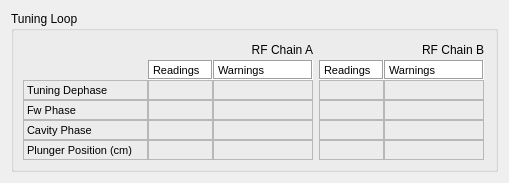
<?xml version="1.0" encoding="UTF-8"?>
<ui version="4.0">
 <class>Form</class>
 <widget class="QWidget" name="Form">
  <property name="geometry">
   <rect>
    <x>0</x>
    <y>0</y>
    <width>509</width>
    <height>176</height>
   </rect>
  </property>
  <property name="windowTitle">
   <string>Form</string>
  </property>
  <layout class="QGridLayout" name="gridLayout_2">
   <item row="0" column="0">
    <widget class="QGroupBox" name="groupBox_6">
     <property name="title">
      <string>Tuning Loop</string>
     </property>
     <property name="flat">
      <bool>true</bool>
     </property>
     <layout class="QGridLayout" name="gridLayout">
      <item row="1" column="0">
       <layout class="QGridLayout" name="_2">
        <property name="spacing">
         <number>0</number>
        </property>
        <item row="1" column="1">
         <widget class="QLabel" name="label_90">
          <property name="enabled">
           <bool>true</bool>
          </property>
          <property name="sizePolicy">
           <sizepolicy hsizetype="Fixed" vsizetype="Fixed">
            <horstretch>0</horstretch>
            <verstretch>0</verstretch>
           </sizepolicy>
          </property>
          <property name="minimumSize">
           <size>
            <width>65</width>
            <height>20</height>
           </size>
          </property>
          <property name="maximumSize">
           <size>
            <width>65</width>
            <height>20</height>
           </size>
          </property>
          <property name="palette">
           <palette>
            <active>
             <colorrole role="Base">
              <brush brushstyle="SolidPattern">
               <color alpha="255">
                <red>255</red>
                <green>255</green>
                <blue>255</blue>
               </color>
              </brush>
             </colorrole>
             <colorrole role="Window">
              <brush brushstyle="SolidPattern">
               <color alpha="255">
                <red>255</red>
                <green>255</green>
                <blue>255</blue>
               </color>
              </brush>
             </colorrole>
            </active>
            <inactive>
             <colorrole role="Base">
              <brush brushstyle="SolidPattern">
               <color alpha="255">
                <red>255</red>
                <green>255</green>
                <blue>255</blue>
               </color>
              </brush>
             </colorrole>
             <colorrole role="Window">
              <brush brushstyle="SolidPattern">
               <color alpha="255">
                <red>255</red>
                <green>255</green>
                <blue>255</blue>
               </color>
              </brush>
             </colorrole>
            </inactive>
            <disabled>
             <colorrole role="Base">
              <brush brushstyle="SolidPattern">
               <color alpha="255">
                <red>255</red>
                <green>255</green>
                <blue>255</blue>
               </color>
              </brush>
             </colorrole>
             <colorrole role="Window">
              <brush brushstyle="SolidPattern">
               <color alpha="255">
                <red>255</red>
                <green>255</green>
                <blue>255</blue>
               </color>
              </brush>
             </colorrole>
            </disabled>
           </palette>
          </property>
          <property name="font">
           <font>
            <pointsize>8</pointsize>
           </font>
          </property>
          <property name="autoFillBackground">
           <bool>true</bool>
          </property>
          <property name="frameShape">
           <enum>QFrame::Box</enum>
          </property>
          <property name="frameShadow">
           <enum>QFrame::Sunken</enum>
          </property>
          <property name="text">
           <string>Readings</string>
          </property>
         </widget>
        </item>
        <item row="1" column="3">
         <widget class="QLabel" name="label_91">
          <property name="enabled">
           <bool>true</bool>
          </property>
          <property name="sizePolicy">
           <sizepolicy hsizetype="Fixed" vsizetype="Fixed">
            <horstretch>0</horstretch>
            <verstretch>0</verstretch>
           </sizepolicy>
          </property>
          <property name="minimumSize">
           <size>
            <width>100</width>
            <height>20</height>
           </size>
          </property>
          <property name="maximumSize">
           <size>
            <width>100</width>
            <height>20</height>
           </size>
          </property>
          <property name="palette">
           <palette>
            <active>
             <colorrole role="Base">
              <brush brushstyle="SolidPattern">
               <color alpha="255">
                <red>255</red>
                <green>255</green>
                <blue>255</blue>
               </color>
              </brush>
             </colorrole>
             <colorrole role="Window">
              <brush brushstyle="SolidPattern">
               <color alpha="255">
                <red>255</red>
                <green>255</green>
                <blue>255</blue>
               </color>
              </brush>
             </colorrole>
            </active>
            <inactive>
             <colorrole role="Base">
              <brush brushstyle="SolidPattern">
               <color alpha="255">
                <red>255</red>
                <green>255</green>
                <blue>255</blue>
               </color>
              </brush>
             </colorrole>
             <colorrole role="Window">
              <brush brushstyle="SolidPattern">
               <color alpha="255">
                <red>255</red>
                <green>255</green>
                <blue>255</blue>
               </color>
              </brush>
             </colorrole>
            </inactive>
            <disabled>
             <colorrole role="Base">
              <brush brushstyle="SolidPattern">
               <color alpha="255">
                <red>255</red>
                <green>255</green>
                <blue>255</blue>
               </color>
              </brush>
             </colorrole>
             <colorrole role="Window">
              <brush brushstyle="SolidPattern">
               <color alpha="255">
                <red>255</red>
                <green>255</green>
                <blue>255</blue>
               </color>
              </brush>
             </colorrole>
            </disabled>
           </palette>
          </property>
          <property name="font">
           <font>
            <pointsize>8</pointsize>
           </font>
          </property>
          <property name="autoFillBackground">
           <bool>true</bool>
          </property>
          <property name="frameShape">
           <enum>QFrame::Box</enum>
          </property>
          <property name="frameShadow">
           <enum>QFrame::Sunken</enum>
          </property>
          <property name="text">
           <string>Warnings</string>
          </property>
         </widget>
        </item>
        <item row="2" column="0">
         <widget class="QLabel" name="label_tuningDephase">
          <property name="sizePolicy">
           <sizepolicy hsizetype="Fixed" vsizetype="Fixed">
            <horstretch>0</horstretch>
            <verstretch>0</verstretch>
           </sizepolicy>
          </property>
          <property name="minimumSize">
           <size>
            <width>125</width>
            <height>20</height>
           </size>
          </property>
          <property name="maximumSize">
           <size>
            <width>125</width>
            <height>20</height>
           </size>
          </property>
          <property name="font">
           <font>
            <pointsize>8</pointsize>
           </font>
          </property>
          <property name="frameShape">
           <enum>QFrame::StyledPanel</enum>
          </property>
          <property name="text">
           <string>Tuning Dephase</string>
          </property>
         </widget>
        </item>
        <item row="3" column="0">
         <widget class="QLabel" name="label_83">
          <property name="sizePolicy">
           <sizepolicy hsizetype="Fixed" vsizetype="Fixed">
            <horstretch>0</horstretch>
            <verstretch>0</verstretch>
           </sizepolicy>
          </property>
          <property name="minimumSize">
           <size>
            <width>125</width>
            <height>20</height>
           </size>
          </property>
          <property name="maximumSize">
           <size>
            <width>125</width>
            <height>20</height>
           </size>
          </property>
          <property name="font">
           <font>
            <pointsize>8</pointsize>
           </font>
          </property>
          <property name="frameShape">
           <enum>QFrame::StyledPanel</enum>
          </property>
          <property name="text">
           <string>Fw Phase</string>
          </property>
         </widget>
        </item>
        <item row="4" column="0">
         <widget class="QLabel" name="label_84">
          <property name="sizePolicy">
           <sizepolicy hsizetype="Fixed" vsizetype="Fixed">
            <horstretch>0</horstretch>
            <verstretch>0</verstretch>
           </sizepolicy>
          </property>
          <property name="minimumSize">
           <size>
            <width>125</width>
            <height>20</height>
           </size>
          </property>
          <property name="maximumSize">
           <size>
            <width>125</width>
            <height>20</height>
           </size>
          </property>
          <property name="font">
           <font>
            <pointsize>8</pointsize>
           </font>
          </property>
          <property name="frameShape">
           <enum>QFrame::StyledPanel</enum>
          </property>
          <property name="text">
           <string>Cavity Phase</string>
          </property>
         </widget>
        </item>
        <item row="2" column="1">
         <widget class="TaurusLabel" name="tauValueLabel_rTuningD">
          <property name="sizePolicy">
           <sizepolicy hsizetype="Fixed" vsizetype="Fixed">
            <horstretch>0</horstretch>
            <verstretch>0</verstretch>
           </sizepolicy>
          </property>
          <property name="minimumSize">
           <size>
            <width>65</width>
            <height>20</height>
           </size>
          </property>
          <property name="maximumSize">
           <size>
            <width>65</width>
            <height>20</height>
           </size>
          </property>
          <property name="font">
           <font>
            <pointsize>7</pointsize>
           </font>
          </property>
          <property name="frameShape">
           <enum>QFrame::StyledPanel</enum>
          </property>
         </widget>
        </item>
        <item row="3" column="1">
         <widget class="TaurusLabel" name="tauValueLabel_rFwAmp">
          <property name="sizePolicy">
           <sizepolicy hsizetype="Fixed" vsizetype="Fixed">
            <horstretch>0</horstretch>
            <verstretch>0</verstretch>
           </sizepolicy>
          </property>
          <property name="minimumSize">
           <size>
            <width>65</width>
            <height>20</height>
           </size>
          </property>
          <property name="maximumSize">
           <size>
            <width>65</width>
            <height>20</height>
           </size>
          </property>
          <property name="font">
           <font>
            <pointsize>7</pointsize>
           </font>
          </property>
          <property name="frameShape">
           <enum>QFrame::StyledPanel</enum>
          </property>
         </widget>
        </item>
        <item row="4" column="1">
         <widget class="TaurusLabel" name="tauValueLabel_rCavVolt">
          <property name="sizePolicy">
           <sizepolicy hsizetype="Fixed" vsizetype="Fixed">
            <horstretch>0</horstretch>
            <verstretch>0</verstretch>
           </sizepolicy>
          </property>
          <property name="minimumSize">
           <size>
            <width>65</width>
            <height>20</height>
           </size>
          </property>
          <property name="maximumSize">
           <size>
            <width>65</width>
            <height>20</height>
           </size>
          </property>
          <property name="font">
           <font>
            <pointsize>7</pointsize>
           </font>
          </property>
          <property name="frameShape">
           <enum>QFrame::StyledPanel</enum>
          </property>
         </widget>
        </item>
        <item row="2" column="3">
         <widget class="TaurusLabel" name="tauValueLabel_wTuningD">
          <property name="sizePolicy">
           <sizepolicy hsizetype="Fixed" vsizetype="Fixed">
            <horstretch>0</horstretch>
            <verstretch>0</verstretch>
           </sizepolicy>
          </property>
          <property name="minimumSize">
           <size>
            <width>100</width>
            <height>20</height>
           </size>
          </property>
          <property name="maximumSize">
           <size>
            <width>100</width>
            <height>20</height>
           </size>
          </property>
          <property name="font">
           <font>
            <pointsize>7</pointsize>
           </font>
          </property>
          <property name="frameShape">
           <enum>QFrame::StyledPanel</enum>
          </property>
         </widget>
        </item>
        <item row="3" column="3">
         <widget class="TaurusLabel" name="tauValueLabel_wRFwAmp">
          <property name="sizePolicy">
           <sizepolicy hsizetype="Fixed" vsizetype="Fixed">
            <horstretch>0</horstretch>
            <verstretch>0</verstretch>
           </sizepolicy>
          </property>
          <property name="minimumSize">
           <size>
            <width>100</width>
            <height>20</height>
           </size>
          </property>
          <property name="maximumSize">
           <size>
            <width>100</width>
            <height>20</height>
           </size>
          </property>
          <property name="font">
           <font>
            <pointsize>7</pointsize>
           </font>
          </property>
          <property name="frameShape">
           <enum>QFrame::StyledPanel</enum>
          </property>
         </widget>
        </item>
        <item row="4" column="3">
         <widget class="TaurusLabel" name="tauValueLabel_wCavVolt">
          <property name="sizePolicy">
           <sizepolicy hsizetype="Fixed" vsizetype="Fixed">
            <horstretch>0</horstretch>
            <verstretch>0</verstretch>
           </sizepolicy>
          </property>
          <property name="minimumSize">
           <size>
            <width>100</width>
            <height>20</height>
           </size>
          </property>
          <property name="maximumSize">
           <size>
            <width>100</width>
            <height>20</height>
           </size>
          </property>
          <property name="font">
           <font>
            <pointsize>7</pointsize>
           </font>
          </property>
          <property name="frameShape">
           <enum>QFrame::StyledPanel</enum>
          </property>
         </widget>
        </item>
        <item row="5" column="0">
         <widget class="QLabel" name="label_85">
          <property name="sizePolicy">
           <sizepolicy hsizetype="Fixed" vsizetype="Fixed">
            <horstretch>0</horstretch>
            <verstretch>0</verstretch>
           </sizepolicy>
          </property>
          <property name="minimumSize">
           <size>
            <width>125</width>
            <height>20</height>
           </size>
          </property>
          <property name="maximumSize">
           <size>
            <width>125</width>
            <height>20</height>
           </size>
          </property>
          <property name="font">
           <font>
            <pointsize>8</pointsize>
           </font>
          </property>
          <property name="frameShape">
           <enum>QFrame::StyledPanel</enum>
          </property>
          <property name="text">
           <string>Plunger Position (cm)</string>
          </property>
         </widget>
        </item>
        <item row="5" column="1">
         <widget class="TaurusLabel" name="tauValueLabel_rPlung1Pos">
          <property name="sizePolicy">
           <sizepolicy hsizetype="Fixed" vsizetype="Fixed">
            <horstretch>0</horstretch>
            <verstretch>0</verstretch>
           </sizepolicy>
          </property>
          <property name="minimumSize">
           <size>
            <width>65</width>
            <height>20</height>
           </size>
          </property>
          <property name="maximumSize">
           <size>
            <width>65</width>
            <height>20</height>
           </size>
          </property>
          <property name="font">
           <font>
            <pointsize>7</pointsize>
           </font>
          </property>
          <property name="frameShape">
           <enum>QFrame::StyledPanel</enum>
          </property>
         </widget>
        </item>
        <item row="5" column="3">
         <widget class="TaurusLabel" name="tauValueLabel_wPlung1Pos">
          <property name="sizePolicy">
           <sizepolicy hsizetype="Fixed" vsizetype="Fixed">
            <horstretch>0</horstretch>
            <verstretch>0</verstretch>
           </sizepolicy>
          </property>
          <property name="minimumSize">
           <size>
            <width>100</width>
            <height>20</height>
           </size>
          </property>
          <property name="maximumSize">
           <size>
            <width>100</width>
            <height>20</height>
           </size>
          </property>
          <property name="font">
           <font>
            <pointsize>7</pointsize>
           </font>
          </property>
          <property name="frameShape">
           <enum>QFrame::StyledPanel</enum>
          </property>
         </widget>
        </item>
        <item row="0" column="3">
         <widget class="QLabel" name="label_67">
          <property name="minimumSize">
           <size>
            <width>0</width>
            <height>20</height>
           </size>
          </property>
          <property name="maximumSize">
           <size>
            <width>16777215</width>
            <height>20</height>
           </size>
          </property>
          <property name="text">
           <string>RF Chain A</string>
          </property>
          <property name="alignment">
           <set>Qt::AlignRight|Qt::AlignTrailing|Qt::AlignVCenter</set>
          </property>
         </widget>
        </item>
       </layout>
      </item>
      <item row="1" column="1">
       <layout class="QGridLayout" name="_3">
        <property name="spacing">
         <number>0</number>
        </property>
        <item row="1" column="0">
         <widget class="QLabel" name="label_92">
          <property name="enabled">
           <bool>true</bool>
          </property>
          <property name="sizePolicy">
           <sizepolicy hsizetype="Fixed" vsizetype="Fixed">
            <horstretch>0</horstretch>
            <verstretch>0</verstretch>
           </sizepolicy>
          </property>
          <property name="minimumSize">
           <size>
            <width>65</width>
            <height>20</height>
           </size>
          </property>
          <property name="maximumSize">
           <size>
            <width>65</width>
            <height>20</height>
           </size>
          </property>
          <property name="palette">
           <palette>
            <active>
             <colorrole role="Base">
              <brush brushstyle="SolidPattern">
               <color alpha="255">
                <red>255</red>
                <green>255</green>
                <blue>255</blue>
               </color>
              </brush>
             </colorrole>
             <colorrole role="Window">
              <brush brushstyle="SolidPattern">
               <color alpha="255">
                <red>255</red>
                <green>255</green>
                <blue>255</blue>
               </color>
              </brush>
             </colorrole>
            </active>
            <inactive>
             <colorrole role="Base">
              <brush brushstyle="SolidPattern">
               <color alpha="255">
                <red>255</red>
                <green>255</green>
                <blue>255</blue>
               </color>
              </brush>
             </colorrole>
             <colorrole role="Window">
              <brush brushstyle="SolidPattern">
               <color alpha="255">
                <red>255</red>
                <green>255</green>
                <blue>255</blue>
               </color>
              </brush>
             </colorrole>
            </inactive>
            <disabled>
             <colorrole role="Base">
              <brush brushstyle="SolidPattern">
               <color alpha="255">
                <red>255</red>
                <green>255</green>
                <blue>255</blue>
               </color>
              </brush>
             </colorrole>
             <colorrole role="Window">
              <brush brushstyle="SolidPattern">
               <color alpha="255">
                <red>255</red>
                <green>255</green>
                <blue>255</blue>
               </color>
              </brush>
             </colorrole>
            </disabled>
           </palette>
          </property>
          <property name="font">
           <font>
            <pointsize>8</pointsize>
           </font>
          </property>
          <property name="autoFillBackground">
           <bool>true</bool>
          </property>
          <property name="frameShape">
           <enum>QFrame::Box</enum>
          </property>
          <property name="frameShadow">
           <enum>QFrame::Sunken</enum>
          </property>
          <property name="text">
           <string>Readings</string>
          </property>
         </widget>
        </item>
        <item row="1" column="2">
         <widget class="QLabel" name="label_93">
          <property name="enabled">
           <bool>true</bool>
          </property>
          <property name="sizePolicy">
           <sizepolicy hsizetype="Fixed" vsizetype="Fixed">
            <horstretch>0</horstretch>
            <verstretch>0</verstretch>
           </sizepolicy>
          </property>
          <property name="minimumSize">
           <size>
            <width>100</width>
            <height>20</height>
           </size>
          </property>
          <property name="maximumSize">
           <size>
            <width>100</width>
            <height>20</height>
           </size>
          </property>
          <property name="palette">
           <palette>
            <active>
             <colorrole role="Base">
              <brush brushstyle="SolidPattern">
               <color alpha="255">
                <red>255</red>
                <green>255</green>
                <blue>255</blue>
               </color>
              </brush>
             </colorrole>
             <colorrole role="Window">
              <brush brushstyle="SolidPattern">
               <color alpha="255">
                <red>255</red>
                <green>255</green>
                <blue>255</blue>
               </color>
              </brush>
             </colorrole>
            </active>
            <inactive>
             <colorrole role="Base">
              <brush brushstyle="SolidPattern">
               <color alpha="255">
                <red>255</red>
                <green>255</green>
                <blue>255</blue>
               </color>
              </brush>
             </colorrole>
             <colorrole role="Window">
              <brush brushstyle="SolidPattern">
               <color alpha="255">
                <red>255</red>
                <green>255</green>
                <blue>255</blue>
               </color>
              </brush>
             </colorrole>
            </inactive>
            <disabled>
             <colorrole role="Base">
              <brush brushstyle="SolidPattern">
               <color alpha="255">
                <red>255</red>
                <green>255</green>
                <blue>255</blue>
               </color>
              </brush>
             </colorrole>
             <colorrole role="Window">
              <brush brushstyle="SolidPattern">
               <color alpha="255">
                <red>255</red>
                <green>255</green>
                <blue>255</blue>
               </color>
              </brush>
             </colorrole>
            </disabled>
           </palette>
          </property>
          <property name="font">
           <font>
            <pointsize>8</pointsize>
           </font>
          </property>
          <property name="autoFillBackground">
           <bool>true</bool>
          </property>
          <property name="frameShape">
           <enum>QFrame::Box</enum>
          </property>
          <property name="frameShadow">
           <enum>QFrame::Sunken</enum>
          </property>
          <property name="text">
           <string>Warnings</string>
          </property>
         </widget>
        </item>
        <item row="2" column="0">
         <widget class="TaurusLabel" name="tauValueLabel_rTuningD_2">
          <property name="sizePolicy">
           <sizepolicy hsizetype="Fixed" vsizetype="Fixed">
            <horstretch>0</horstretch>
            <verstretch>0</verstretch>
           </sizepolicy>
          </property>
          <property name="minimumSize">
           <size>
            <width>65</width>
            <height>20</height>
           </size>
          </property>
          <property name="maximumSize">
           <size>
            <width>65</width>
            <height>20</height>
           </size>
          </property>
          <property name="font">
           <font>
            <pointsize>7</pointsize>
           </font>
          </property>
          <property name="frameShape">
           <enum>QFrame::StyledPanel</enum>
          </property>
         </widget>
        </item>
        <item row="3" column="0">
         <widget class="TaurusLabel" name="tauValueLabel_rFwAmp_2">
          <property name="sizePolicy">
           <sizepolicy hsizetype="Fixed" vsizetype="Fixed">
            <horstretch>0</horstretch>
            <verstretch>0</verstretch>
           </sizepolicy>
          </property>
          <property name="minimumSize">
           <size>
            <width>65</width>
            <height>20</height>
           </size>
          </property>
          <property name="maximumSize">
           <size>
            <width>65</width>
            <height>20</height>
           </size>
          </property>
          <property name="font">
           <font>
            <pointsize>7</pointsize>
           </font>
          </property>
          <property name="frameShape">
           <enum>QFrame::StyledPanel</enum>
          </property>
         </widget>
        </item>
        <item row="4" column="0">
         <widget class="TaurusLabel" name="tauValueLabel_rCavVolt_2">
          <property name="sizePolicy">
           <sizepolicy hsizetype="Fixed" vsizetype="Fixed">
            <horstretch>0</horstretch>
            <verstretch>0</verstretch>
           </sizepolicy>
          </property>
          <property name="minimumSize">
           <size>
            <width>65</width>
            <height>20</height>
           </size>
          </property>
          <property name="maximumSize">
           <size>
            <width>65</width>
            <height>20</height>
           </size>
          </property>
          <property name="font">
           <font>
            <pointsize>7</pointsize>
           </font>
          </property>
          <property name="frameShape">
           <enum>QFrame::StyledPanel</enum>
          </property>
         </widget>
        </item>
        <item row="2" column="2">
         <widget class="TaurusLabel" name="tauValueLabel_wTuningD_2">
          <property name="sizePolicy">
           <sizepolicy hsizetype="Fixed" vsizetype="Fixed">
            <horstretch>0</horstretch>
            <verstretch>0</verstretch>
           </sizepolicy>
          </property>
          <property name="minimumSize">
           <size>
            <width>100</width>
            <height>20</height>
           </size>
          </property>
          <property name="maximumSize">
           <size>
            <width>100</width>
            <height>20</height>
           </size>
          </property>
          <property name="font">
           <font>
            <pointsize>7</pointsize>
           </font>
          </property>
          <property name="frameShape">
           <enum>QFrame::StyledPanel</enum>
          </property>
         </widget>
        </item>
        <item row="3" column="2">
         <widget class="TaurusLabel" name="tauValueLabel_wRFwAmp_2">
          <property name="sizePolicy">
           <sizepolicy hsizetype="Fixed" vsizetype="Fixed">
            <horstretch>0</horstretch>
            <verstretch>0</verstretch>
           </sizepolicy>
          </property>
          <property name="minimumSize">
           <size>
            <width>100</width>
            <height>20</height>
           </size>
          </property>
          <property name="maximumSize">
           <size>
            <width>100</width>
            <height>20</height>
           </size>
          </property>
          <property name="font">
           <font>
            <pointsize>7</pointsize>
           </font>
          </property>
          <property name="frameShape">
           <enum>QFrame::StyledPanel</enum>
          </property>
         </widget>
        </item>
        <item row="4" column="2">
         <widget class="TaurusLabel" name="tauValueLabel_wCavVolt_2">
          <property name="sizePolicy">
           <sizepolicy hsizetype="Fixed" vsizetype="Fixed">
            <horstretch>0</horstretch>
            <verstretch>0</verstretch>
           </sizepolicy>
          </property>
          <property name="minimumSize">
           <size>
            <width>100</width>
            <height>20</height>
           </size>
          </property>
          <property name="maximumSize">
           <size>
            <width>100</width>
            <height>20</height>
           </size>
          </property>
          <property name="font">
           <font>
            <pointsize>7</pointsize>
           </font>
          </property>
          <property name="frameShape">
           <enum>QFrame::StyledPanel</enum>
          </property>
         </widget>
        </item>
        <item row="5" column="0">
         <widget class="TaurusLabel" name="tauValueLabel_rPlung1Pos_2">
          <property name="sizePolicy">
           <sizepolicy hsizetype="Fixed" vsizetype="Fixed">
            <horstretch>0</horstretch>
            <verstretch>0</verstretch>
           </sizepolicy>
          </property>
          <property name="minimumSize">
           <size>
            <width>65</width>
            <height>20</height>
           </size>
          </property>
          <property name="maximumSize">
           <size>
            <width>65</width>
            <height>20</height>
           </size>
          </property>
          <property name="font">
           <font>
            <pointsize>7</pointsize>
           </font>
          </property>
          <property name="frameShape">
           <enum>QFrame::StyledPanel</enum>
          </property>
         </widget>
        </item>
        <item row="5" column="2">
         <widget class="TaurusLabel" name="tauValueLabel_wPlung1Pos_2">
          <property name="sizePolicy">
           <sizepolicy hsizetype="Fixed" vsizetype="Fixed">
            <horstretch>0</horstretch>
            <verstretch>0</verstretch>
           </sizepolicy>
          </property>
          <property name="minimumSize">
           <size>
            <width>100</width>
            <height>20</height>
           </size>
          </property>
          <property name="maximumSize">
           <size>
            <width>100</width>
            <height>20</height>
           </size>
          </property>
          <property name="font">
           <font>
            <pointsize>7</pointsize>
           </font>
          </property>
          <property name="frameShape">
           <enum>QFrame::StyledPanel</enum>
          </property>
         </widget>
        </item>
        <item row="0" column="2">
         <widget class="QLabel" name="label_68">
          <property name="minimumSize">
           <size>
            <width>0</width>
            <height>20</height>
           </size>
          </property>
          <property name="maximumSize">
           <size>
            <width>16777215</width>
            <height>20</height>
           </size>
          </property>
          <property name="text">
           <string>RF Chain B</string>
          </property>
          <property name="alignment">
           <set>Qt::AlignRight|Qt::AlignTrailing|Qt::AlignVCenter</set>
          </property>
         </widget>
        </item>
       </layout>
      </item>
     </layout>
    </widget>
   </item>
  </layout>
 </widget>
 <customwidgets>
  <customwidget>
   <class>TaurusLabel</class>
   <extends>QLabel</extends>
   <header>taurus.qt.qtgui.display</header>
  </customwidget>
 </customwidgets>
 <resources/>
 <connections/>
</ui>
